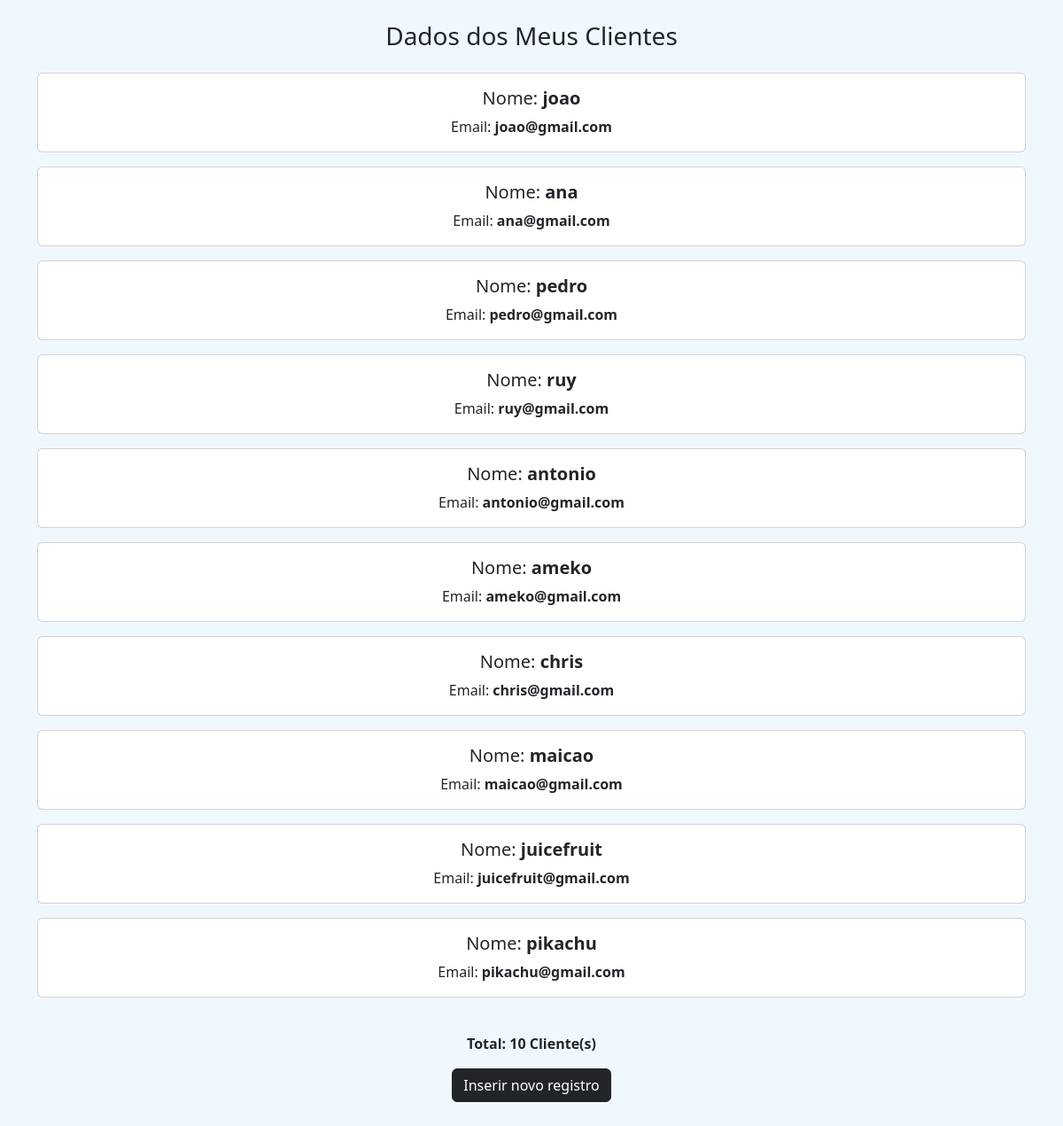
The app's page /results.php with its own data.
### tables this page shows
CREATE TABLE IF NOT EXISTS `clientes` (
  `id` int unsigned NOT NULL AUTO_INCREMENT,
  `nome` varchar(50) DEFAULT NULL,
  `email` varchar(50) DEFAULT NULL,
  `created_at` datetime DEFAULT NULL,
  PRIMARY KEY (`id`)
);

### Database.php (called while the page is built, shortened)
<?php
class Database
{
    private $_host;
    private $_database;
    private $_username;
    private $_password;
    private $_return_type;
    public function __construct($cfg_options, $return_type = 'object')
    {
        $this->_host = $cfg_options['host'];
        $this->_database = $cfg_options['database'];
        $this->_username = $cfg_options['username'];
        $this->_password = $cfg_options['password'];
        if (!empty($return_type) && $return_type == 'object') {
            $this->_return_type = PDO::FETCH_OBJ;
        } else {
            $this->_return_type = PDO::FETCH_ASSOC;
        }
    }
    public function execute_query($sql, $parameters = null)
    {
        $connection = new PDO(
            'mysql:host=' . $this->_host . ';dbname=' . $this->_database . ';charset=utf8',
            $this->_username,
            $this->_password,
            array(PDO::ATTR_PERSISTENT => true)
        );
        $results = null;
        try {
            $db = $connection->prepare($sql);
            if (!empty($parameters)) {
                $db->execute($parameters);
            } else {
                $db->execute();
            }
            $results = $db->fetchAll($this->_return_type);
        } catch (PDOException $err) {
            $connection = null;
            return $this->_result('error', $err->getMessage(), $sql, null, 0, null);
        }
        return $this->_result('success', 'success', $sql, $results, $db->rowCount(), null);
    }
    private function _result($status, $message, $sql, $results, $affected_rows, $last_id)
    {
        $tmp = new stdClass();
        $tmp->status = $status;
        $tmp->message = $message;
        $tmp->query = $sql;
        $tmp->results = $results;
        $tmp->affected_rows = $affected_rows;
        $tmp->last_id = $last_id;
        return $tmp;
    }
}

### results.php (the view, shortened to what this page needs)
<?php
require_once('Database.php');
$config = [
    'host' => 'localhost',
    'database' => 'os_meus_clientes',
    'username' => 'user_meus_clientes',
    'password' => 'weVAroW73AwABO4iFi2IhAzu5ENA4I',
];
$database = new Database($config);
$results = $database->execute_query("SELECT * FROM clientes");
$total_clientes = $results->affected_rows;
$results = $results->results;
?>
<!DOCTYPE html>
<html lang="en">
<head>
    <link href="https://cdn.jsdelivr.net/npm/bootstrap@5.3.3/dist/css/bootstrap.min.css" rel="stylesheet">
</head>
<body class="container">
    <h3 class="text-center my-4">Dados dos Meus Clientes</h3>
    <?php if ($total_clientes == 0): ?>
        <div class="alert alert-warning" role="alert">
            Não foram encontrados dados.
        </div>
    <?php else: ?>
        <div class="row">
            <?php foreach ($results as $cliente): ?>
                <div class="col-md-12 text-center">
                    <div class="card mb-3">
                        <div class="card-body">
                            <h5 class="card-title">Nome: <strong><?= $cliente->nome ?></strong></h5>
                            <p class="card-text">Email: <strong><?= $cliente->email ?></strong></p>
                        </div>
                    </div>
                </div>
            <?php endforeach; ?>
        </div>
    <?php endif; ?>
    <p class="text-center mt-4"><strong>Total: <?= $total_clientes ?> Cliente(s)</strong></p>
    <div class="text-center mt-3 mb-5">
            <a href="index.php" class="btn btn-dark">Inserir novo registro</a>
    </div>
</body>
</html>

### results.php (style rules this page uses)
body { background-color: aliceblue; }

### records on screen
clientes: nome "joao", email "joao@gmail.com"
clientes: nome "ana", email "ana@gmail.com"
clientes: nome "pedro", email "pedro@gmail.com"
clientes: nome "ruy", email "ruy@gmail.com"
clientes: nome "antonio", email "antonio@gmail.com"
clientes: nome "ameko", email "ameko@gmail.com"
clientes: nome "chris", email "chris@gmail.com"
clientes: nome "maicao", email "maicao@gmail.com"
clientes: nome "juicefruit", email "juicefruit@gmail.com"
clientes: nome "pikachu", email "pikachu@gmail.com"

### other values on screen
$total_clientes "10"
